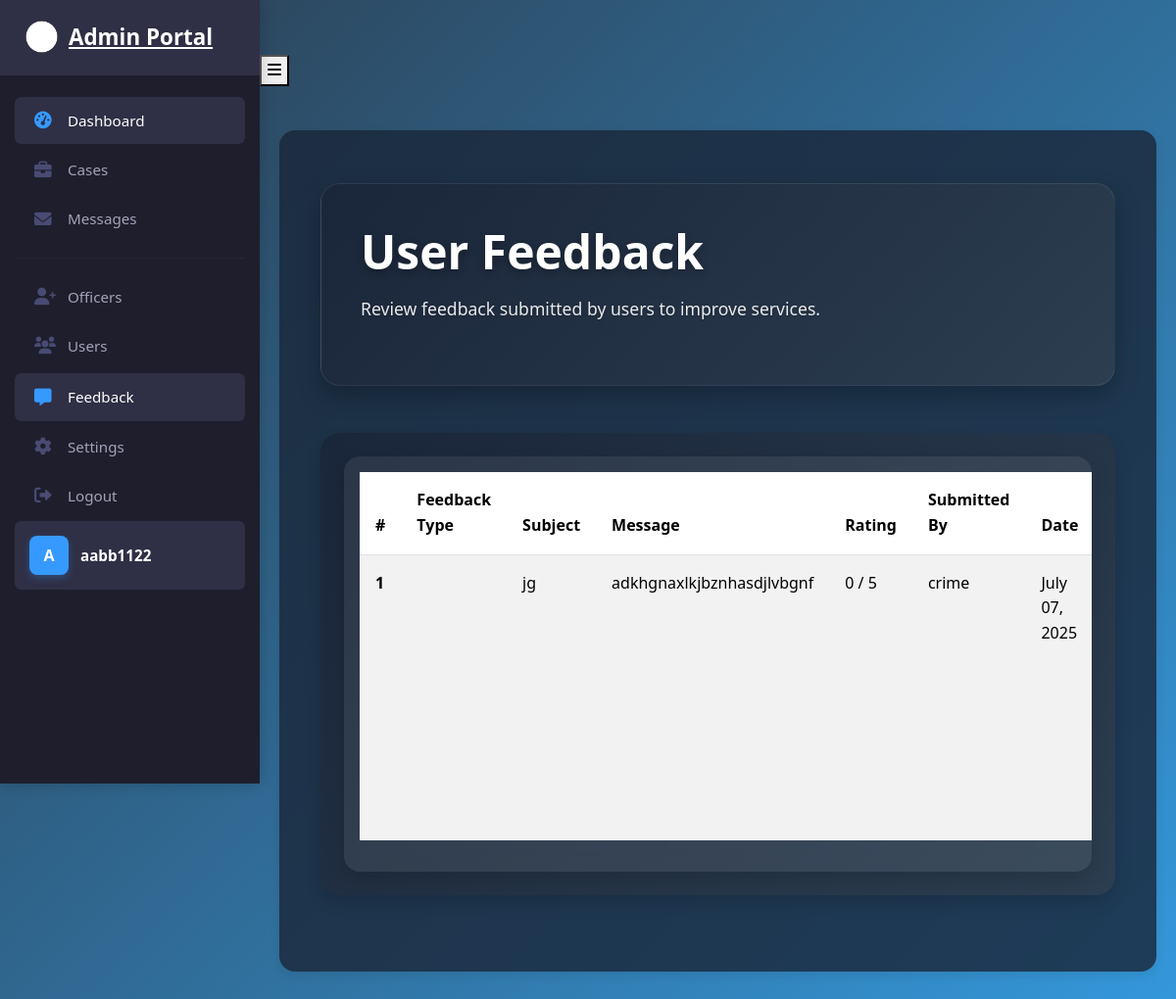
Page /cadmin/feedback/ (signed in) on the committed database.
### frontend/models.py (models this page shows, shortened)
class User(AbstractUser):
    USER_TYPE_CHOICES = (
        ('user', 'Regular User'),
        ('officer', 'Police Officer'),
        ('admin', 'Admin'),
    )
    RANK_CHOICES = (
        ('IGP', 'Inspector General of Police (IGP)'),
        ('DIG', 'Deputy Inspector General (DIG)'),
        ('SSP', 'Senior Superintendent of Police (SSP)'),
        ('SP', 'Superintendent of Police (SP)'),
        ('DSP', 'Deputy Superintendent of Police (DSP)'),
        ('ASP', 'Assistant Superintendent of Police (ASP)'),
        ('Inspector', 'Inspector'),
        ('SI', 'Sub-Inspector (SI)'),
        ('ASI', 'Assistant Sub-Inspector (ASI)'),
        ('HC', 'Head Constable (HC)'),
        ('Constable', 'Constable'),
    )
    user_type = models.CharField(max_length=10, choices=USER_TYPE_CHOICES, default='user')
    phone_number = models.CharField(max_length=15, blank=True)
    address = models.TextField(blank=True)
    profile_picture = models.ImageField(upload_to='profile_pictures/', blank=True, null=True)
    date_of_birth = models.DateField(null=True, blank=True)
    is_verified = models.BooleanField(default=False)
    created_at = models.DateTimeField(auto_now_add=True)
    updated_at = models.DateTimeField(auto_now=True)
    cnic = models.CharField(max_length=15, unique=True, blank=True, null=True, help_text="Format: 12345-1234567-1")
    rank = models.CharField(max_length=20, choices=RANK_CHOICES, blank=True, null=True)
    cases_closed = models.PositiveIntegerField(default=0, help_text="Number of cases closed by this officer")
    groups = models.ManyToManyField(
        'auth.Group',
        verbose_name=_('groups'),
        blank=True,
        help_text=_(
            'The groups this user belongs to. A user will get all permissions '
            'granted to each of their groups.'
        ),
        related_name='frontend_user_set',
        related_query_name='frontend_user'
    )
    user_permissions = models.ManyToManyField(
        'auth.Permission',
        verbose_name=_('user permissions'),
        blank=True,
        help_text=_('Specific permissions for this user.'),
        related_name='frontend_user_set',
        related_query_name='frontend_user'
    )
    def is_admin(self):
        return self.user_type == 'admin' or self.is_superuser
    class Meta:
        verbose_name = _('user')
        verbose_name_plural = _('users')
        db_table = 'frontend_user'

### user/models.py (models this page shows, shortened)
class Feedback(models.Model):
    user = models.ForeignKey(User, on_delete=models.CASCADE, related_name='feedback')
    feedback_type = models.CharField(max_length=50, blank=True, help_text="Type of feedback")
    title = models.CharField(max_length=100)
    description = models.TextField()
    created_at = models.DateTimeField(auto_now_add=True)
    updated_at = models.DateTimeField(auto_now=True)
    rating = models.IntegerField(default=0, help_text="Rating out of 5")
    reply = models.TextField(blank=True, null=True, help_text="Reply from the admin or officer")
    reply_date = models.DateTimeField(blank=True, null=True)
    is_resolved = models.BooleanField(default=False)
    class Meta:
        ordering = ['-created_at']
        verbose_name = 'Feedback'
        verbose_name_plural = 'Feedback'

### cadmin/views.py (the view)
# urls.py: path('feedback/', views.admin_feedback, name='admin_feedback'),
@login_required(login_url='login')
@user_passes_test(is_admin, login_url='login')
def admin_feedback(request):
    from user.models import Feedback
    feedbacks = Feedback.objects.all().order_by('-created_at')
    paginator = Paginator(feedbacks, 15)  # Show 15 feedbacks per page
    page_number = request.GET.get('page')
    page_obj = paginator.get_page(page_number)
    context = {
        'feedbacks': page_obj,
    }
    return render(request, 'admin_feedback.html', context)

### cadmin/templates/admin_feedback.html (shortened to what this page needs)
{% extends 'base_admin.html' %}
{% load static %}
{% block content %}
<div class="container-fluid py-4">
    <div class="card-header animate__animated animate__fadeInDown mb-5" style="background: linear-gradient(135deg, #1a2639 0%, #2c3e50 100%); color: white; padding: 2.5rem; border-radius: 20px; box-shadow: 0 10px 25px rgba(0, 0, 0, 0.25), 0 0 1px rgba(255, 255, 255, 0.1); border: 1px solid rgba(255, 255, 255, 0.08); backdrop-filter: blur(15px); position: relative; overflow: hidden;">
        <div class="row align-items-center">
            <div class="col-lg-12">
                <div class="d-flex justify-content-between align-items-start">
                    <h1 class="mb-3 display-5" style="font-weight: 700; text-shadow: 0 3px 8px rgba(0, 0, 0, 0.3);">User Feedback</h1>
                </div>
                <div class="mb-4" style="color: rgba(255, 255, 255, 0.9); text-shadow: 0 1px 3px rgba(0, 0, 0, 0.2); font-size: 1.1rem;">
                    <p>Review feedback submitted by users to improve services.</p>
                </div>
            </div>
        </div>
    </div>
    <div class="card shadow mb-4 animate__animated animate__fadeInUp" style="background: linear-gradient(135deg, #1a2639 0%, #2c3e50 100%); border: none; border-radius: 20px; box-shadow: 0 10px 25px rgba(0, 0, 0, 0.25); overflow: hidden; backdrop-filter: blur(15px);">
        <div class="card-body p-4">
            <div class="table-responsive" style="background: rgba(255, 255, 255, 0.08); border-radius: 16px; box-shadow: 0 8px 20px rgba(0, 0, 0, 0.15); backdrop-filter: blur(10px); padding: 1rem;">
                <table class="table table-striped" style="color: white;">
                    <thead>
                        <tr style="background: rgba(255, 255, 255, 0.1);">
                            <th scope="col" style="padding: 1rem;">#</th>
                            <th scope="col" style="padding: 1rem;">Feedback Type</th>
                            <th scope="col" style="padding: 1rem;">Subject</th>
                            <th scope="col" style="padding: 1rem;">Message</th>
                            <th scope="col" style="padding: 1rem;">Rating</th>
                            <th scope="col" style="padding: 1rem;">Submitted By</th>
                            <th scope="col" style="padding: 1rem;">Date</th>
                        </tr>
                    </thead>
                    <tbody>
                        {% for feedback in feedbacks %}
                        <tr style="border-color: rgba(255, 255, 255, 0.1);">
                            <th scope="row" style="padding: 1rem;">{{ forloop.counter }}</th>
                            <td style="padding: 1rem;">{{ feedback.feedback_type|title }}</td>
                            <td style="padding: 1rem;">{{ feedback.title }}</td>
                            <td style="padding: 1rem;">{{ feedback.description|truncatewords:10 }}</td>
                            <td style="padding: 1rem;">{{ feedback.rating }} / 5</td>
                            <td style="padding: 1rem;">{{ feedback.user.username }}</td>
                            <td style="padding: 1rem;">{{ feedback.created_at|date:"F d, Y" }}</td>
                        </tr>
                        {% empty %}
                        <tr>
                            <td colspan="8" class="text-center" style="padding: 2rem; color: rgba(255, 255, 255, 0.7);">No feedback available.</td>
                        </tr>
                        {% endfor %}
                    </tbody>
                </table>
            </div>
        </div>
    </div>
</div>
{% endblock %}

### cadmin/templates/base_admin.html (shortened to what this page needs)
{% load static %}
<!DOCTYPE html>
<html lang="en">
<head>
    <link rel="stylesheet" href="{% static 'css/bootstrap.min.css' %}">
    <link rel="stylesheet" href="https://cdnjs.cloudflare.com/ajax/libs/font-awesome/6.0.0-beta3/css/all.min.css">
    <link rel="stylesheet" href="{% static 'css/style.css' %}">
</head>
<body>
    <nav class="admin-sidebar" id="adminSidebar">
        <div class="sidebar-container">
            <a href="{% url 'cadmin:admin_dashboard' %}" class="sidebar-brand">
                <img src="{% static 'images/police-logo.png' %}" alt="Pakistani Police Logo">
                <span class="brand-text">Admin Portal</span>
            </a>
            <div class="sidebar-menu">
                <ul class="sidebar-nav sidebar-nav-primary">
                    <li class="sidebar-item">
                        <a class="sidebar-link {% if request.resolver_match.url_name == 'admin_dashboard' %}active{% endif %}"
                           href="{% url 'cadmin:admin_dashboard' %}">
                            <i class="fas fa-tachometer-alt"></i>
                            <span>Dashboard</span>
                        </a>
                    </li>
                    <li class="sidebar-item">
                        <a class="sidebar-link {% if 'case' in request.resolver_match.url_name %}active{% endif %}"
                           href="{% url 'cadmin:manage_cases' %}">
                            <i class="fas fa-briefcase"></i>
                            <span>Cases</span>
                        </a>
                    </li>
                    <li class="sidebar-item">
                        <a class="sidebar-link {% if request.resolver_match.url_name == 'view_contact_messages' %}active{% endif %}"
                           href="{% url 'cadmin:view_contact_messages' %}">
                            <i class="fas fa-envelope"></i>
                            <span>Messages</span>
                        </a>
                    </li>
                    <li class="sidebar-divider"></li>
                    <li class="sidebar-item">
                        <a class="sidebar-link {% if request.resolver_match.url_name == 'register_officer' %}active{% endif %}"
                           href="{% url 'cadmin:register_officer' %}">
                            <i class="fas fa-user-plus"></i>
                            <span>Officers</span>
                        </a>
                    </li>
                    <li class="sidebar-item">
                        <a class="sidebar-link {% if request.resolver_match.url_name == 'manage_users' %}active{% endif %}"
                           href="{% url 'cadmin:manage_users' %}">
                            <i class="fas fa-users"></i>
                            <span>Users</span>
                        </a>
                    </li>
                </ul>
                <ul class="sidebar-nav sidebar-nav-secondary">
                    <li class="sidebar-item">
                        <a class="sidebar-link {% if request.resolver_match.url_name == 'admin_feedback' %}active{% endif %}"
                           href="{% url 'cadmin:admin_feedback' %}">
                            <i class="fas fa-comment-alt"></i>
                            <span>Feedback</span>
                        </a>
                    </li>
                    <li class="sidebar-item">
                        <a class="sidebar-link {% if request.resolver_match.url_name == 'admin_settings' %}active{% endif %}"
                           href="{% url 'cadmin:admin_settings' %}">
                            <i class="fas fa-cog"></i>
                            <span>Settings</span>
                        </a>
                    </li>
                    <li class="sidebar-item">
                        <form method="post" action="{% url 'cadmin:logout' %}" class="d-inline">
                            <button type="submit" class="sidebar-link">
                                <i class="fas fa-sign-out-alt"></i>
                                <span>Logout</span>
                            </button>
                        </form>
                    </li>
                    <li class="sidebar-profile">
                        <div class="admin-profile">
                            <div class="admin-avatar">
                                {{ request.user.username|first|upper }}
                            </div>
                            <span class="profile-name">{{ request.user.username }}</span>
                        </div>
                    </li>
                </ul>
            </div>
        </div>
    </nav>
    <button class="sidebar-toggle" id="sidebarToggle">
        <i class="fas fa-bars"></i>
    </button>
    <div class="main-content">
        <div class="content-wrapper">
            {% block content %}{% endblock %}
        </div>
    </div>
</body>
</html>

### rows in the picture
User: user.username|first "A", user.username "aabb1122"
Feedback: title "jg", description "adkhgnaxlkjbznhasdjlvbgnf", rating "0", user.username "crime", created_at "July 07, 2025"
